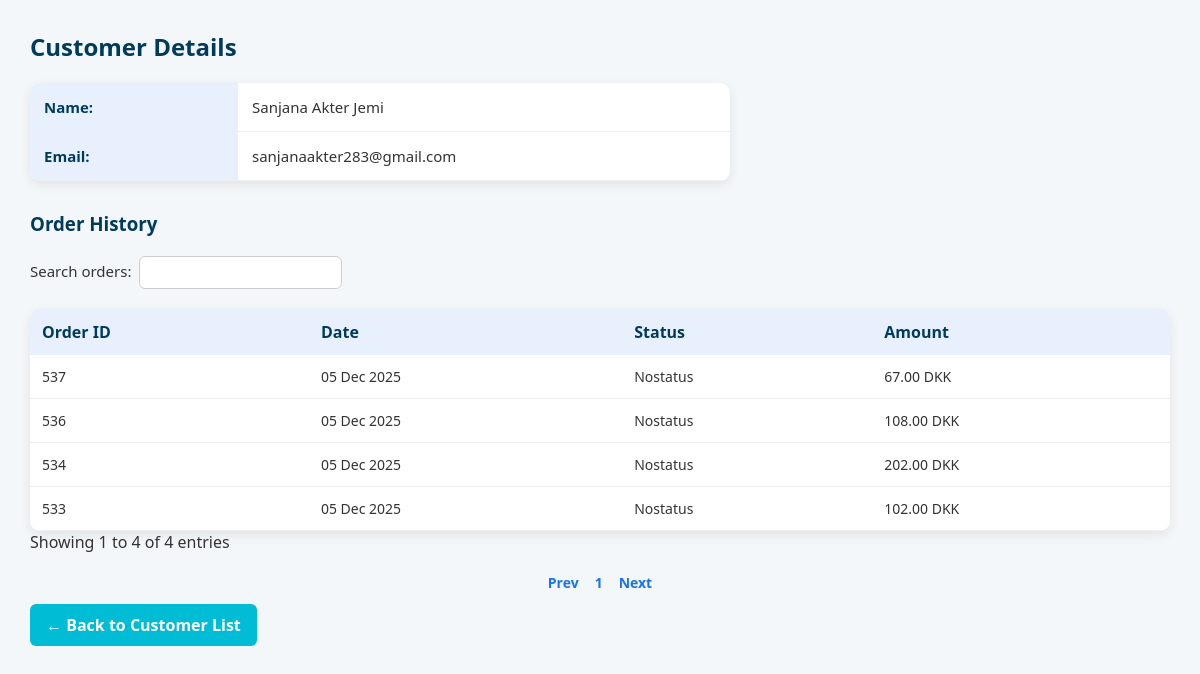
The page /admin/customer/view?id=20 (signed in) on the database its author committed.
### tables this page shows
CREATE TABLE `customer` (
  `customer_id` int(11) UNSIGNED NOT NULL,
  `name` varchar(25) NOT NULL DEFAULT 'Not Null',
  `email` varchar(55) NOT NULL,
  `password_hash` text NOT NULL DEFAULT 'Not Null',
  `account_status` varchar(15) DEFAULT NULL,
  `avatar` varchar(255) DEFAULT NULL
);

CREATE TABLE `order` (
  `order_id` int(15) UNSIGNED NOT NULL,
  `customer_id` int(6) UNSIGNED NOT NULL,
  `status` varchar(50) DEFAULT NULL,
  `placed_at` datetime NOT NULL DEFAULT current_timestamp(),
  `comments` text DEFAULT NULL,
  `final_amount` decimal(8,2) NOT NULL,
  `waiting_time` int(11) DEFAULT NULL,
  `feedback` text DEFAULT NULL
);

### app/controllers/AdminController.php (called while the page is built, shortened)
<?php
class AdminController
{
   public function customerView()
{
    $customerId = isset($_GET['id']) ? (int)$_GET['id'] : null;
    $customer = CustomerModel::getCustomerById($customerId);
    View::render('admin.customer_view', [
        'customer' => [
            'customer_id' => $customer['customer_id'],
            'name'        => $customer['name'],
            'email'       => $customer['email'],
            'orders'      => $customer['orders'] ?? []
        ]
    ]);
}
}

### index.php (called while the page is built, shortened)
<?php
require_once __DIR__ . '/app/core/Router.php';

### app/models/CustomerModel.php (called while the page is built, shortened)
<?php
class CustomerModel
{
    public static function getCustomerById(int $customerId): array
    {
        try {
            $db = Database::connect();
            $stmt = $db->prepare("SELECT * FROM customer WHERE customer_id = :customer_id");
            $stmt->execute([':customer_id' => $customerId]);
            $customer = $stmt->fetch(PDO::FETCH_ASSOC);
            $stmtOrders = $db->prepare("
            SELECT order_id, placed_at, status, final_amount
            FROM `order`
            WHERE customer_id = :customer_id
            ORDER BY placed_at DESC
        ");
            $stmtOrders->execute([':customer_id' => $customerId]);
            $customer['orders'] = $stmtOrders->fetchAll(PDO::FETCH_ASSOC);
            return $customer;
        } catch (\PDOException $e) {
            error_log("CustomerModel::getCustomerById error: " . $e->getMessage());
            return [];
        }
    }
}

### app/views/admin/customer_view.php (the view, shortened to what this page needs)
<!DOCTYPE html>
<html lang="en">
<head>
  <link rel="stylesheet" href="/quick_serve/assets/css/admin/customer_view.css?v=21">
</head>
<body>
  <h2>Customer Details</h2>
  <table class="details">
    <tr><th>Name:</th><td><?= htmlspecialchars($customer['name']) ?></td></tr>
    <tr><th>Email:</th><td><?= htmlspecialchars($customer['email']) ?></td></tr>
  </table>
  <?php if (!empty($customer['orders'])): ?>
    <h3>Order History</h3>
    <table id="orderHistory" class="display">
      <thead>
        <tr>
          <th>Order ID</th>
          <th>Date</th>
          <th>Status</th>
          <th>Amount</th>
        </tr>
      </thead>
      <tbody>
        <?php foreach ($customer['orders'] as $order): ?>
          <tr>
            <td><?= htmlspecialchars($order['order_id']) ?></td>
            <td><?= date('d M Y', strtotime($order['placed_at'])) ?></td>
            <td><?= !empty($order['status']) ? htmlspecialchars($order['status']) : 'Nostatus' ?></td>
            <td><?= htmlspecialchars($order['final_amount']) ?> DKK</td>
          </tr>
        <?php endforeach; ?>
      </tbody>
    </table>
  <?php else: ?>
    <p>No orders found for this customer.</p>
  <?php endif; ?>
  <a class="back-link" href="/quick_serve/admin/customer/list">← Back to Customer List</a>
</body>
</html>

### assets/css/admin/customer_view.css (style rules this page uses)
body { font-family: 'Segoe UI', Roboto, Arial, sans-serif; margin: 30px; background-color: #f4f7f9; color: #333; }
h2, h3 { color: #003B5C; margin-bottom: 20px; font-weight: 600; }
table.details { width: 100%; max-width: 700px; border-collapse: collapse; background-color: #fff; border-radius: 10px; overflow: hidden; box-shadow: 0 4px 12px rgba(0,0,0,0.08); margin-bottom: 30px; }
table.details th, table.details td { padding: 14px; border-bottom: 1px solid #eee; text-align: left; font-size: 15px; }
table.details th { background-color: #e8f0fe; color: #003B5C; width: 180px; font-weight: 600; }
a.back-link { display: inline-block; margin-top: 12px; padding: 10px 16px; background-color:#00bcd4;; color: #fff; text-decoration: none; border-radius: 6px; font-weight: bold; transition: background-color 0.3s ease; }
table.display { width: 100%; border-collapse: collapse; background-color: #fff; border-radius: 10px; overflow: hidden; box-shadow: 0 4px 12px rgba(0,0,0,0.08); margin-top: 20px; }
table.display th { background-color: #e8f0fe; color: #003B5C; padding: 12px; text-align: left; font-weight: 600; }
table.display td { padding: 12px; border-bottom: 1px solid #eee; font-size: 14px; }

### rows shown on the page
customer: name "Sanjana Akter Jemi", email "sanjanaakter283@gmail.com"
order: order_id "537", placed_at "05 Dec 2025", shows "Nostatus", final_amount "67.00"
order: order_id "536", placed_at "05 Dec 2025", shows "Nostatus", final_amount "108.00"
order: order_id "534", placed_at "05 Dec 2025", shows "Nostatus", final_amount "202.00"
order: order_id "533", placed_at "05 Dec 2025", shows "Nostatus", final_amount "102.00"
